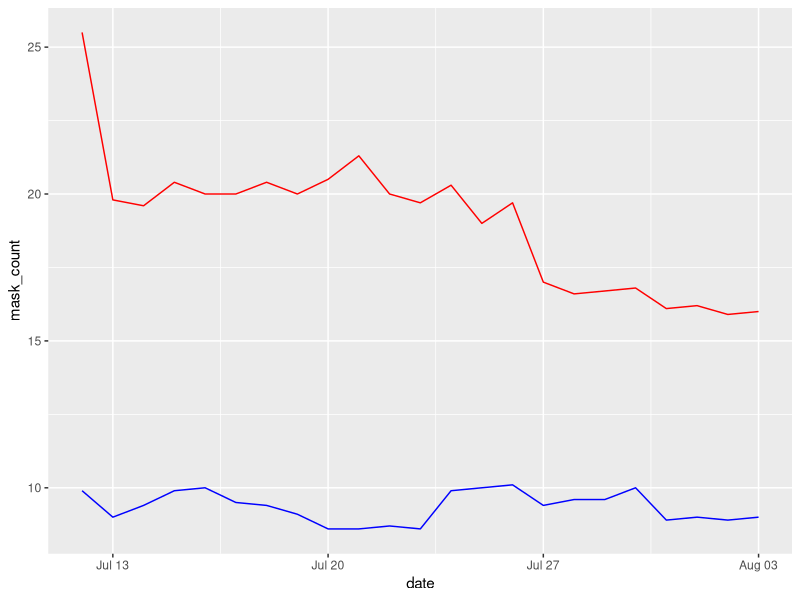

Recreate this plot in R.
## ---- chunk 1
library(tidyverse) 
library(lubridate)
## ---- chunk 2
df <- tribble(
  ~date, ~mask_count, ~no_mask_count,
  "7/12/2020", 25.5, 9.9,
  "7/13/2020", 19.8, 9,
  "7/14/2020", 19.6, 9.4,
  "7/15/2020", 20.4, 9.9,
  "7/16/2020", 20, 10,
  "7/17/2020", 20, 9.5,
  "7/18/2020", 20.4, 9.4,
  "7/19/2020", 20, 9.1,
  "7/20/2020", 20.5, 8.6,
  "7/21/2020", 21.3, 8.6,
  "7/22/2020", 20, 8.7,
  "7/23/2020", 19.7, 8.6,
  "7/24/2020", 20.3, 9.9,
  "7/25/2020", 19, 10,
  "7/26/2020", 19.7, 10.1,
  "7/27/2020", 17, 9.4,
  "7/28/2020", 16.6, 9.6,
  "7/29/2020", 16.7, 9.6,
  "7/30/2020", 16.8, 10,
  "7/31/2020", 16.1, 8.9,
  "8/1/2020", 16.2, 9,
  "8/2/2020", 15.9, 8.9,
  "8/3/2020", 16, 9
)

df <- df %>%
  mutate(date = mdy(date))

df
  
## ---- chunk 3
ggplot(data = df) +
  geom_line(mapping = aes(x = date, y = mask_count), color = "red")+
  geom_line(mapping = aes(x = date, y = no_mask_count), color = "blue")

